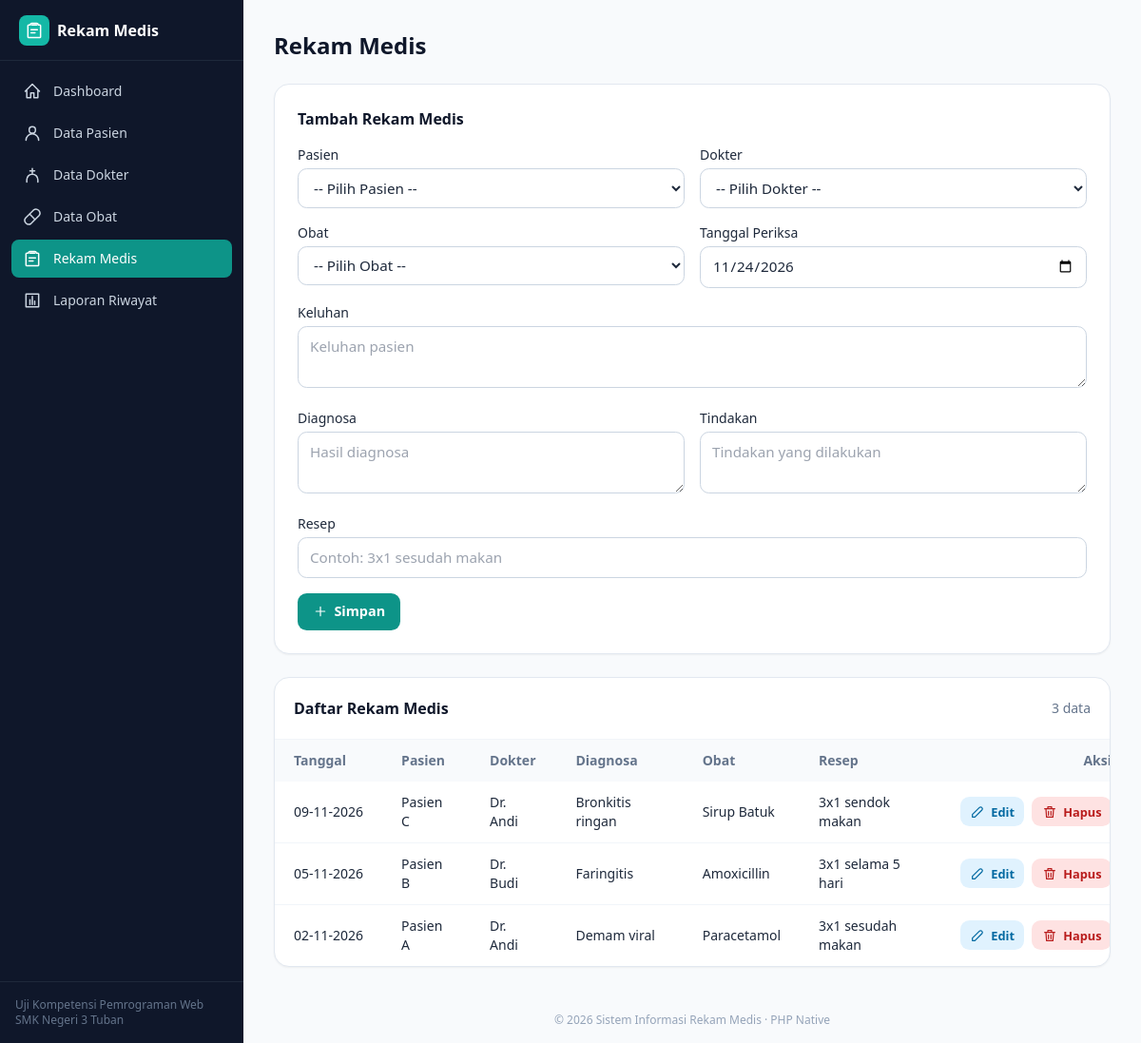
The app's page /rekam_medis.php with its own data.
### tables this page shows
CREATE TABLE `rekam_medis` (
  `id_rekam`        INT(11)      NOT NULL AUTO_INCREMENT,
  `id_pasien`       INT(11)      NOT NULL,
  `id_dokter`       INT(11)      NOT NULL,
  `id_obat`         INT(11)      NOT NULL,
  `tanggal_periksa` DATE         NOT NULL,
  `keluhan`         TEXT         NOT NULL,
  `diagnosa`        TEXT         NOT NULL,
  `tindakan`        TEXT         NOT NULL,
  `resep`           VARCHAR(100) NOT NULL,
  PRIMARY KEY (`id_rekam`),
  KEY `idx_rm_pasien` (`id_pasien`),
  KEY `idx_rm_dokter` (`id_dokter`),
  KEY `idx_rm_obat`   (`id_obat`),
  CONSTRAINT `fk_rm_pasien` FOREIGN KEY (`id_pasien`) REFERENCES `pasien` (`id_pasien`)
    ON DELETE RESTRICT ON UPDATE CASCADE,
  CONSTRAINT `fk_rm_dokter` FOREIGN KEY (`id_dokter`) REFERENCES `dokter` (`id_dokter`)
    ON DELETE RESTRICT ON UPDATE CASCADE,
  CONSTRAINT `fk_rm_obat`   FOREIGN KEY (`id_obat`)   REFERENCES `obat` (`id_obat`)
    ON DELETE RESTRICT ON UPDATE CASCADE
);

CREATE TABLE `pasien` (
  `id_pasien`     INT(11)      NOT NULL AUTO_INCREMENT,
  `no_rm`         VARCHAR(20)  NOT NULL,
  `nama_pasien`   VARCHAR(100) NOT NULL,
  `jenis_kelamin` ENUM('L','P') NOT NULL,
  `tanggal_lahir` DATE         NOT NULL,
  `alamat`        TEXT         NOT NULL,
  PRIMARY KEY (`id_pasien`),
  UNIQUE KEY `uk_no_rm` (`no_rm`)
);

CREATE TABLE `dokter` (
  `id_dokter`    INT(11)      NOT NULL AUTO_INCREMENT,
  `nama_dokter`  VARCHAR(100) NOT NULL,
  `spesialisasi` VARCHAR(50)  NOT NULL,
  PRIMARY KEY (`id_dokter`)
);

CREATE TABLE `obat` (
  `id_obat`    INT(11)      NOT NULL AUTO_INCREMENT,
  `nama_obat`  VARCHAR(100) NOT NULL,
  `satuan`     VARCHAR(30)  NOT NULL,
  `stok`       INT(11)      NOT NULL DEFAULT 0,
  PRIMARY KEY (`id_obat`)
);

### rekam_medis.php (the view, shortened to what this page needs)
<?php
require __DIR__ . '/includes/functions.php';
$db = db();
$edit = null;
$old  = pull_old();
$form = $old ?: ($edit ?? []);
$v = fn(string $k, $d = '') => e($form[$k] ?? $d);
$listPasien = fetch_all($db, 'SELECT id_pasien, no_rm, nama_pasien FROM pasien ORDER BY nama_pasien ASC');
$listDokter = fetch_all($db, 'SELECT id_dokter, nama_dokter, spesialisasi FROM dokter ORDER BY nama_dokter ASC');
$listObat   = fetch_all($db, 'SELECT id_obat, nama_obat, satuan, stok FROM obat ORDER BY nama_obat ASC');
$siapIsi    = $listPasien && $listDokter && $listObat;
$rows = fetch_all($db,
    "SELECT rm.id_rekam, rm.tanggal_periksa, p.nama_pasien, d.nama_dokter, o.nama_obat,
            rm.keluhan, rm.diagnosa, rm.tindakan, rm.resep
       FROM rekam_medis rm
       INNER JOIN pasien p ON rm.id_pasien = p.id_pasien
       INNER JOIN dokter d ON rm.id_dokter = d.id_dokter
       INNER JOIN obat   o ON rm.id_obat   = o.id_obat
      ORDER BY rm.tanggal_periksa DESC, rm.id_rekam DESC");
require __DIR__ . '/includes/header.php';
?>
<section class="bg-white rounded-2xl border border-slate-200 shadow-sm p-5 sm:p-6">
    <h2 class="font-semibold text-slate-900 mb-4"><?= $edit ? 'Edit Rekam Medis' : 'Tambah Rekam Medis' ?></h2>
    <form method="post" action="rekam_medis.php" data-validate novalidate class="grid grid-cols-1 md:grid-cols-2 gap-4">
        <div>
            <label for="id_pasien" class="block text-sm font-medium mb-1">Pasien</label>
            <select class="input" id="id_pasien" name="id_pasien" required>
                <option value="">-- Pilih Pasien --</option>
            </select>
        </div>
        <div>
            <label for="id_dokter" class="block text-sm font-medium mb-1">Dokter</label>
            <select class="input" id="id_dokter" name="id_dokter" required>
                <option value="">-- Pilih Dokter --</option>
            </select>
        </div>
        <div>
            <label for="id_obat" class="block text-sm font-medium mb-1">Obat</label>
            <select class="input" id="id_obat" name="id_obat" required>
                <option value="">-- Pilih Obat --</option>
            </select>
        </div>
        <div>
            <label for="tanggal_periksa" class="block text-sm font-medium mb-1">Tanggal Periksa</label>
            <input class="input" type="date" id="tanggal_periksa" name="tanggal_periksa" required value="<?= $v('tanggal_periksa', date('Y-m-d')) ?>">
        </div>
        <div class="md:col-span-2">
            <label for="keluhan" class="block text-sm font-medium mb-1">Keluhan</label>
            <textarea class="input" id="keluhan" name="keluhan" rows="2" required placeholder="Keluhan pasien"><?= $v('keluhan') ?></textarea>
        </div>
        <div>
            <label for="diagnosa" class="block text-sm font-medium mb-1">Diagnosa</label>
            <textarea class="input" id="diagnosa" name="diagnosa" rows="2" required placeholder="Hasil diagnosa"><?= $v('diagnosa') ?></textarea>
        </div>
        <div>
            <label for="tindakan" class="block text-sm font-medium mb-1">Tindakan</label>
            <textarea class="input" id="tindakan" name="tindakan" rows="2" required placeholder="Tindakan yang dilakukan"><?= $v('tindakan') ?></textarea>
        </div>
        <div class="md:col-span-2">
            <label for="resep" class="block text-sm font-medium mb-1">Resep</label>
            <input class="input" type="text" id="resep" name="resep" maxlength="100" required placeholder="Contoh: 3x1 sesudah makan" value="<?= $v('resep') ?>">
        </div>
        <div class="md:col-span-2 flex flex-wrap gap-2">
            <button type="submit" class="btn btn-primary" <?= $siapIsi ? '' : 'disabled' ?>><?= icon($edit ? 'check' : 'plus', 'w-4 h-4') ?> <?= $edit ? 'Simpan Perubahan' : 'Simpan' ?></button>
        </div>
    </form>
</section>
<section class="mt-6 bg-white rounded-2xl border border-slate-200 shadow-sm">
    <div class="p-5 border-b border-slate-100 flex items-center justify-between">
        <h2 class="font-semibold text-slate-900">Daftar Rekam Medis</h2>
        <span class="text-sm text-slate-500"><?= count($rows) ?> data</span>
    </div>
    <div class="hidden md:block overflow-x-auto">
        <table class="w-full text-sm min-w-[900px]">
            <thead class="bg-slate-50 text-left text-slate-500">
                <tr>
                    <th class="px-5 py-3">Tanggal</th><th class="px-5 py-3">Pasien</th><th class="px-5 py-3">Dokter</th>
                    <th class="px-5 py-3">Diagnosa</th><th class="px-5 py-3">Obat</th><th class="px-5 py-3">Resep</th>
                    <th class="px-5 py-3 text-right">Aksi</th>
                </tr>
            </thead>
            <tbody class="divide-y divide-slate-100">
            <?php foreach ($rows as $r): ?>
                <tr class="hover:bg-slate-50">
                    <td class="px-5 py-3 whitespace-nowrap"><?= e(tgl($r['tanggal_periksa'])) ?></td>
                    <td class="px-5 py-3 font-medium"><?= e($r['nama_pasien']) ?></td>
                    <td class="px-5 py-3"><?= e($r['nama_dokter']) ?></td>
                    <td class="px-5 py-3"><?= e($r['diagnosa']) ?></td>
                    <td class="px-5 py-3"><?= e($r['nama_obat']) ?></td>
                    <td class="px-5 py-3"><?= e($r['resep']) ?></td>
                    <td class="px-5 py-3">
                        <div class="flex justify-end gap-2">
                            <a href="rekam_medis.php?edit=<?= (int)$r['id_rekam'] ?>" class="btn btn-edit btn-sm"><?= icon('edit', 'w-4 h-4') ?> Edit</a>
                            <form method="post" action="rekam_medis.php" data-confirm="Hapus rekam medis pasien &quot;<?= e($r['nama_pasien']) ?>&quot; tanggal <?= e(tgl($r['tanggal_periksa'])) ?>?">
                                <button type="submit" class="btn btn-danger btn-sm"><?= icon('trash', 'w-4 h-4') ?> Hapus</button>
                            </form>
                        </div>
                    </td>
                </tr>
            <?php endforeach; ?>
            </tbody>
        </table>
    </div>
</section>
<?php require __DIR__ . '/includes/footer.php'; ?>

### includes/functions.php (shortened to what this page needs)
<?php
function e($v): string
{
    return htmlspecialchars((string)$v, ENT_QUOTES, 'UTF-8');
}
function pull_old(): array
{
    $o = $_SESSION['old'] ?? [];
    return $o;
}
function fetch_all(mysqli $db, string $sql, string $types = '', array $params = []): array
{
    $st = $db->prepare($sql);
    $st->execute();
    $rows = $st->get_result()->fetch_all(MYSQLI_ASSOC);
    return $rows;
}
function tgl(string $d): string
{
    $dt = DateTime::createFromFormat('Y-m-d', $d);
    return $dt ? $dt->format('d-m-Y') : $d;
}
function icon(string $name, string $cls = 'w-5 h-5'): string
{
    $paths = [
        'home'     => 'M3 12l9-9 9 9M5 10v10h5v-6h4v6h5V10',
        'user'     => 'M12 12a4 4 0 100-8 4 4 0 000 8zM4 21a8 8 0 0116 0',
        'doctor'   => 'M12 4v6m-3-3h6M5 21v-3a7 7 0 0114 0v3',
        'pill'     => 'M10.5 20.5a5 5 0 01-7-7l10-10a5 5 0 017 7l-10 10zM8.5 8.5l7 7',
        'clipboard'=> 'M9 5h6M9 3h6a2 2 0 012 2v0h2a1 1 0 011 1v14a1 1 0 01-1 1H5a1 1 0 01-1-1V6a1 1 0 011-1h2v0a2 2 0 012-2zM8 11h8M8 15h5',
        'report'   => 'M9 17v-6m3 6V7m3 10v-4M4 4h16v16H4z',
        'menu'     => 'M4 6h16M4 12h16M4 18h16',
        'close'    => 'M6 6l12 12M18 6L6 18',
        'edit'     => 'M4 20h4L19 9a2.8 2.8 0 00-4-4L4 16v4z',
        'trash'    => 'M4 7h16M10 11v6m4-6v6M6 7l1 13h10l1-13M9 7V4h6v3',
        'plus'     => 'M12 5v14M5 12h14',
        'check'    => 'M5 13l4 4L19 7',
        'warn'     => 'M12 9v4m0 4h.01M10.3 3.9L2.4 18a2 2 0 001.7 3h15.8a2 2 0 001.7-3L13.7 3.9a2 2 0 00-3.4 0z',
        'print'    => 'M7 9V3h10v6M7 17H5a1 1 0 01-1-1v-5a2 2 0 012-2h12a2 2 0 012 2v5a1 1 0 01-1 1h-2M7 14h10v7H7z',
    ];
    $d = $paths[$name] ?? '';
    return '<svg class="' . e($cls) . '" fill="none" stroke="currentColor" stroke-width="1.8" '
         . 'stroke-linecap="round" stroke-linejoin="round" viewBox="0 0 24 24" aria-hidden="true">'
         . '<path d="' . $d . '"/></svg>';
}

### includes/header.php (style rules this page uses)
.input { width:100%;border:1px solid #cbd5e1;border-radius:.6rem;padding:.55rem .75rem;background:#fff;font-size:.95rem;transition:box-shadow .15s,border-color .15s }
.input:invalid:not(:placeholder-shown):not(select) { border-color:#f87171 }
.btn { display:inline-flex;align-items:center;gap:.4rem;border-radius:.6rem;padding:.55rem 1rem;font-weight:600;font-size:.9rem;transition:background .15s }
.btn-primary { background:#0d9488;color:#fff }
.btn-danger { background:#fee2e2;color:#b91c1c }
.btn-edit { background:#e0f2fe;color:#0369a1 }
.btn-sm { padding:.35rem .65rem;font-size:.8rem }

### records on screen
rekam_medis: tanggal_periksa "09-11-2026", id_pasien.nama_pasien "Pasien C", id_dokter.nama_dokter "Dr. Andi", diagnosa "Bronkitis ringan", id_obat.nama_obat "Sirup Batuk", resep "3x1 sendok makan"
rekam_medis: tanggal_periksa "05-11-2026", id_pasien.nama_pasien "Pasien B", id_dokter.nama_dokter "Dr. Budi", diagnosa "Faringitis", id_obat.nama_obat "Amoxicillin", resep "3x1 selama 5 hari"
rekam_medis: tanggal_periksa "02-11-2026", id_pasien.nama_pasien "Pasien A", id_dokter.nama_dokter "Dr. Andi", diagnosa "Demam viral", id_obat.nama_obat "Paracetamol", resep "3x1 sesudah makan"

### other values on screen
$label "Dashboard"
$label "Data Pasien"
$label "Data Dokter"
$label "Data Obat"
$label "Rekam Medis"
$label "Laporan Riwayat"
$pageTitle "Rekam Medis"
count($rows) "3"
